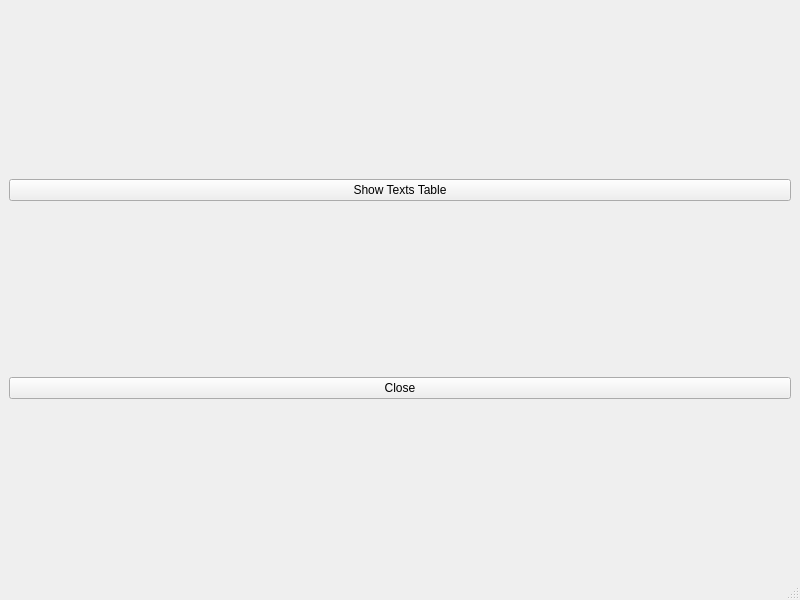
<?xml version="1.0" encoding="UTF-8"?>
<ui version="4.0">
 <class>MainWindow</class>
 <widget class="QMainWindow" name="MainWindow">
  <property name="geometry">
   <rect>
    <x>0</x>
    <y>0</y>
    <width>800</width>
    <height>600</height>
   </rect>
  </property>
  <property name="windowTitle">
   <string>MainWindow</string>
  </property>
  <widget class="QWidget" name="centralwidget">
   <layout class="QGridLayout" name="gridLayout">
    <item row="1" column="0">
     <widget class="QPushButton" name="pb_shut_down">
      <property name="text">
       <string>Close</string>
      </property>
     </widget>
    </item>
    <item row="0" column="0">
     <widget class="QPushButton" name="pb_show_texts_table">
      <property name="text">
       <string>Show Texts Table</string>
      </property>
     </widget>
    </item>
   </layout>
  </widget>
  <widget class="QMenuBar" name="menubar">
   <property name="geometry">
    <rect>
     <x>0</x>
     <y>0</y>
     <width>800</width>
     <height>30</height>
    </rect>
   </property>
  </widget>
  <widget class="QStatusBar" name="statusbar"/>
 </widget>
 <resources/>
 <connections/>
</ui>
